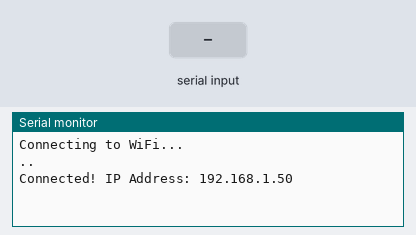
Recording of a program running on a simulated ESP32. Parts: the last lines printed to the serial monitor. The test bench sets the inputs (shaded band). WiFi joins after 1.5 s; servers stay silent unless stated.

Above: at 3.2 s.
3.3 s: "1\n" received over the second serial link
At 4.3 s:
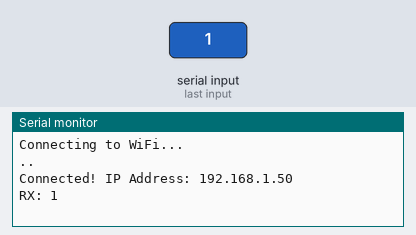
4.8 s: "TOUCHED\n" received over the second serial link
At 5.5 s:
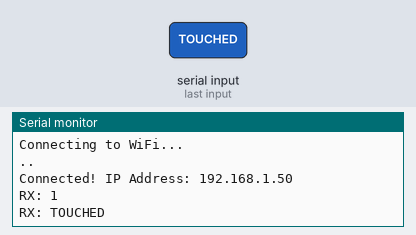
6.3 s: "RELEASED\n" received over the second serial link
At 6.6 s:
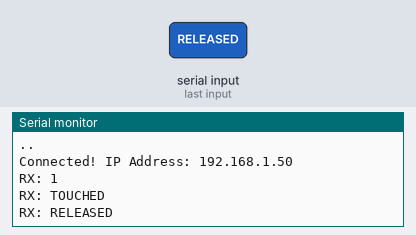

Measured:
- after the input at 3.3 s, the serial monitor: prints a new line at once (image 1)
- after the input at 4.8 s, the serial monitor: prints a new line at once (image 2)
- after the input at 6.3 s, the serial monitor: prints a new line at once (image 3)

The program:

main.cpp
```cpp
#include <Arduino.h>
#include <AsyncTCP.h>
#include <ESPAsyncWebServer.h>
#include <WiFi.h>

// REPLACE WITH YOUR WIFI CREDENTIALS
const char *ssid = "Simmmm:)";
const char *password = "sim10111001";

AsyncWebServer server(80);
String currentValue = "Waiting...";
String touchState = "0";

const char index_html[] PROGMEM = R"rawliteral(
<!DOCTYPE HTML><html>
<head>
  <meta name="viewport" content="width=device-width, initial-scale=1">
  <title>STM32 Dashboard</title>
  <style>
    body { font-family: 'Segoe UI', Tahoma, Geneva, Verdana, sans-serif; text-align: center; margin: 0; background-color: #121212; color: #e0e0e0; }
    h1 { color: #03dac6; margin-top: 50px; font-weight: 300; letter-spacing: 2px; }
    .card { background-color: #1e1e1e; max-width: 400px; margin: 30px auto; padding: 40px; border-radius: 15px; box-shadow: 0 10px 20px rgba(0,0,0,0.5); border: 1px solid #333; }
    .label { font-size: 1.2rem; color: #bbbbbb; text-transform: uppercase; letter-spacing: 1px; margin-bottom: 20px; }
    .value { font-size: 6rem; font-weight: bold; color: #bb86fc; font-variant-numeric: tabular-nums; line-height: 1; }
    .status { margin-top: 30px; font-size: 0.9rem; color: #666; }
    .touch-indicator { margin-top: 20px; padding: 10px; border-radius: 5px; font-weight: bold; background-color: #333; color: #777; transition: all 0.3s ease; }
    .touch-indicator.active { background-color: #03dac6; color: #000; box-shadow: 0 0 15px rgba(3, 218, 198, 0.5); }
  </style>
</head>
<body>
  <h1>STM32 MONITOR</h1>

  <div class="card">
    <div class="label">Current Value</div>
    <div class="value" id="val">--</div>
    <div class="status">Live Data from DWIN</div>
  </div>

  <div class="card">
    <div class="label">Touch Sensor</div>
    <div class="touch-indicator" id="touch">RELEASED</div>
  </div>

  <div class="card">
    <div class="label">Debug Info</div>
    <div class="status" id="debug">Waiting for data...</div>
  </div>

<script>
setInterval(function() {
  var xhttp = new XMLHttpRequest();
  xhttp.onreadystatechange = function() {
    if (this.readyState == 4) {
      if (this.status == 200) {
        document.getElementById("debug").innerHTML = "Raw: " + this.responseText;
        var parts = this.responseText.split(",");
        if (parts.length >= 2) {
          document.getElementById("val").innerHTML = parts[0];
          var touchEl = document.getElementById("touch");
          if (parts[1].trim() == "1") {
            touchEl.innerHTML = "TOUCHED";
            touchEl.classList.add("active");
          } else {
            touchEl.innerHTML = "RELEASED";
            touchEl.classList.remove("active");
          }
        }
      } else {
        document.getElementById("debug").innerHTML = "Error: " + this.status;
      }
    }
  };
  xhttp.open("GET", "/value", true);
  xhttp.send();
}, 500); // Refresh every 500ms
</script>
</body>
</html>)rawliteral";

void setup() {
  Serial.begin(115200);

  // Initialize Serial2 for communication with STM32
  // RX = GPIO16 (Connect to STM32 PA9/TX)
  // TX = GPIO17 (Connect to STM32 PA10/RX, optional)
  Serial2.begin(115200, SERIAL_8N1, 16, 17);

  Serial.println("Connecting to WiFi...");
  WiFi.begin(ssid, password);

  int retry_count = 0;
  while (WiFi.status() != WL_CONNECTED &&
         retry_count < 20) { // Wait max 20 seconds
    delay(1000);
    Serial.print(".");
    retry_count++;
  }
  Serial.println();

  if (WiFi.status() == WL_CONNECTED) {
    Serial.print("Connected! IP Address: ");
    Serial.println(WiFi.localIP());
  } else {
    Serial.println(
        "WiFi Connection Failed! Proceeding with Serial Monitor Test only...");
  }

  server.on("/", HTTP_GET, [](AsyncWebServerRequest *request) {
    request->send_P(200, "text/html", index_html);
  });

  server.on("/value", HTTP_GET, [](AsyncWebServerRequest *request) {
    request->send(200, "text/plain", currentValue + "," + touchState);
  });

  server.begin();
}

void loop() {
  if (Serial2.available()) {
    String data = Serial2.readStringUntil('\n');
    data.trim(); // Remove whitespace/newlines is important
    if (data.length() > 0) {
      // Handle new simple text format from STM32
      if (data.indexOf("TOUCHED") != -1) {
        touchState = "1";
        currentValue = "0"; // Default value
      } else if (data.indexOf("RELEASED") != -1) {
        touchState = "0";
        currentValue = "0"; // Default value
      } else {
        // Fallback just in case
        int commaIndex = data.indexOf(',');
        if (commaIndex != -1) {
          currentValue = data.substring(0, commaIndex);
          touchState = data.substring(commaIndex + 1);
        }
      }

      // Also print to Serial Monitor for debugging
      Serial.print("RX: ");
      Serial.println(data);
    }
  }
}
```
